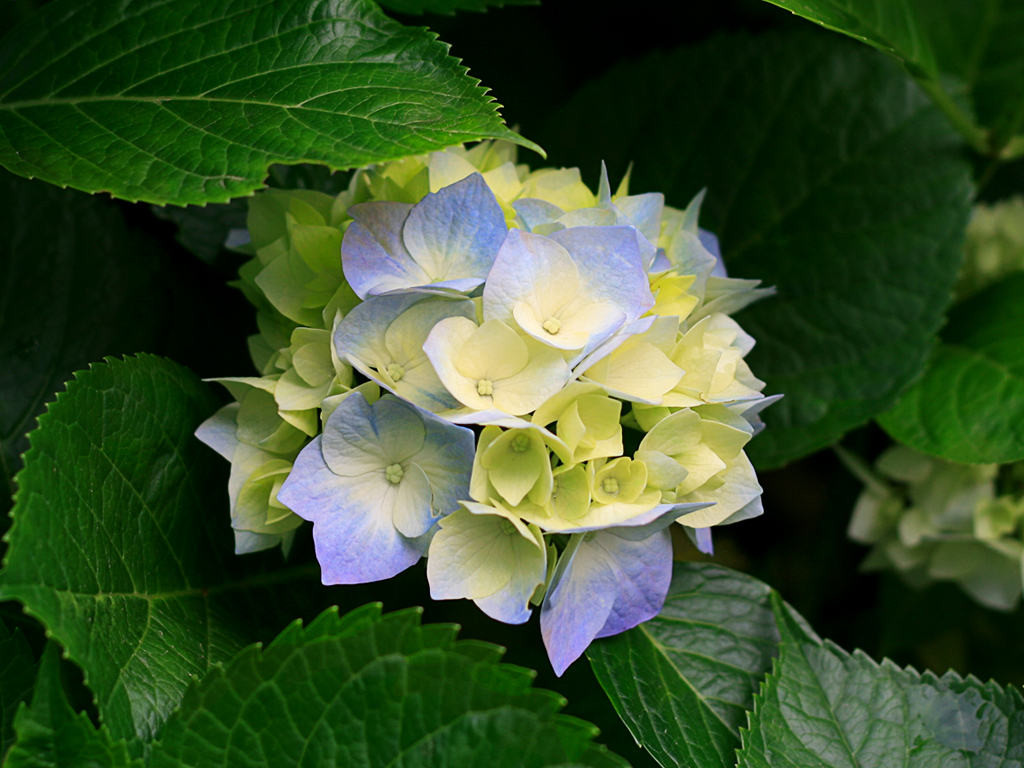
//> input picture OpenCV/2023.03.07/sample.jpg, 1024 x 768 px
$ ./02   (built with g++ and OpenCV 4)
//> lines starting //> are read from the running program, lines starting //| are printed output that depends on the picture
//
//  02.cpp
//  OpenCV
//
//  Created by 전효재 on 2023/03/16.
//

#include <opencv2/opencv.hpp>

int main()
{
    IplImage* img = cvLoadImage("/Users/jeonhyojae/Xcode/OpenCV/OpenCV/2023.03.07/sample.jpg");
//> img is the input picture: 768 rows x 1024 cols, CV_8UC3; mean B, G, R 43.4, 81.3, 57.3

    IplImage* img2 = cvLoadImage("/Users/jeonhyojae/Xcode/OpenCV/OpenCV/Assignments/Assignment #1/sejong_small.jpg");
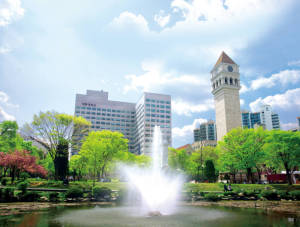
//> input picture OpenCV/Assignments/Assignment #1/sejong_small.jpg, 300 x 227 px
//> img2 is the input picture: 227 rows x 300 cols, CV_8UC3; mean B, G, R 171.2, 178.2, 160.6
//    int w = img->width;
//    int h = img->height;

    IplImage* result = cvCreateImage(cvGetSize(img), 8, 3);

    CvSize size = cvGetSize(img);
//> size = Size(1024, 768)
    int w = size.width;
//> w = 1024
    int h = size.height;
//> h = 768


    printf("w= %d h = %d\n", w, h);
//| w= 1024 h = 768

    CvScalar c;
    int x = 100;
    int y = 100;
    c = cvGet2D(img, y, x);
//> c = Scalar(12, 67, 28)

    printf("b = %f g = %f r = %f \n", c.val[0], c.val[1], c.val[2]);
//| b = 12.000000 g = 67.000000 r = 28.000000
    c.val[0] = 0;                    // blue
//> c = Scalar(0, 67, 28)
    c.val[1] = 0;                    // green
//> c = Scalar(0, 0, 28)
    c.val[2] = 255;                    // red
//> c = Scalar(0, 0, 255)

    c = cvScalar(0, 0, 255);

    cvShowImage("Hello Pixel", img);
//    cvShowImage("Hello Pizel2", img2);
    cvWaitKey();

    // [16 lines of commented-out code are left out]
    for (float a = 0.f; a <= 1.0f; a += 0.01)
    {
        for (int y = 0; y < h; y++)
            for (int x = 0; x < w; x++)
            {
                if (x > img2->width - 1 || y > img2->height - 1) continue;
                CvScalar c1 = cvGet2D(img, y, x);
                CvScalar c2 = cvGet2D(img2, y, x);

                c.val[0] = (1 - a)*c1.val[0] + a * c2.val[0];
                c.val[1] = (1 - a) * c1.val[1] + a * c2.val[1];
                c.val[2] = (1 - a) * c1.val[2] + a * c2.val[2];

                cvSet2D(result, y, x, c);

            }
        cvShowImage("Hello Pixel", result);
        printf("a=%f\n", a);
        cvWaitKey(10);
    }
//> this loop made 101 passes
//> pass 1, `cvShowImage("Hello Pixel", result);`:
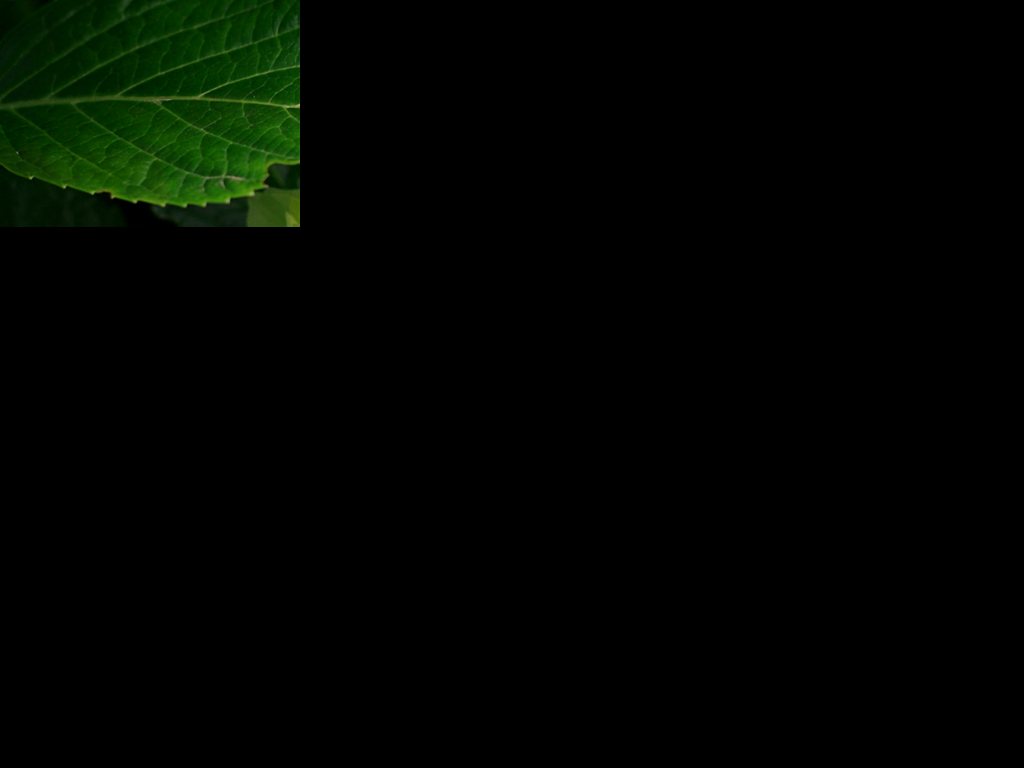
//> window 'Hello Pixel': 768 rows x 1024 cols, CV_8UC3; mean B, G, R 0.5, 4.7, 1.3
//> after the loop:
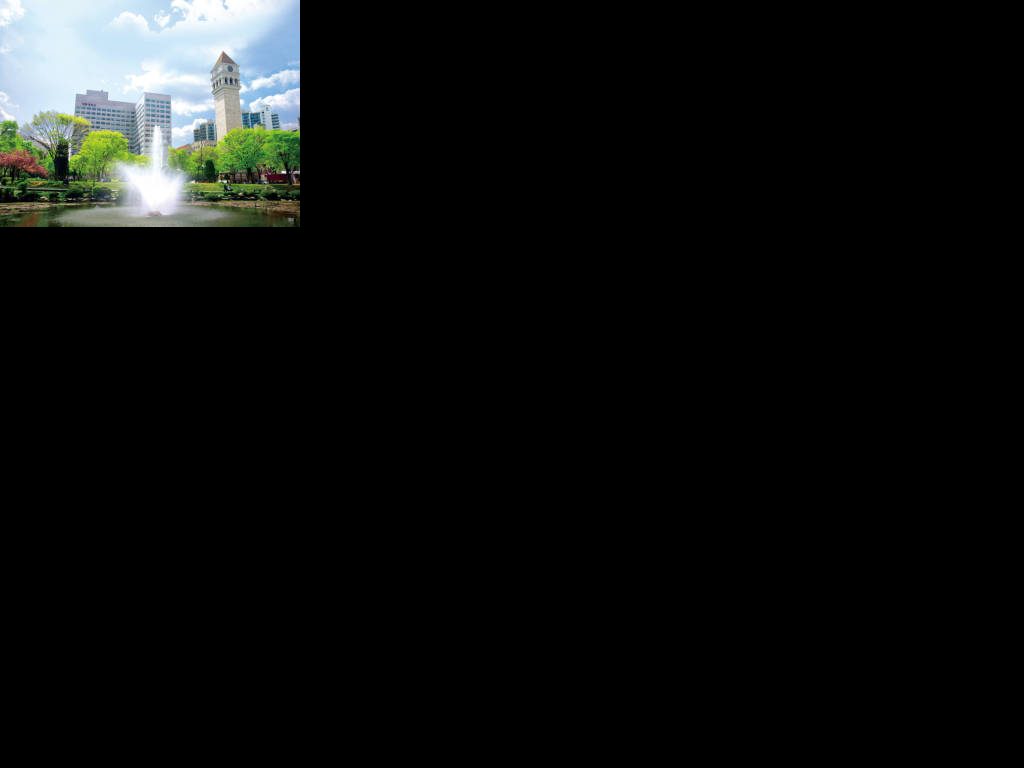
//> result: 768 rows x 1024 cols, CV_8UC3; mean B, G, R 14.8, 15.4, 13.9


    return 0;
}
